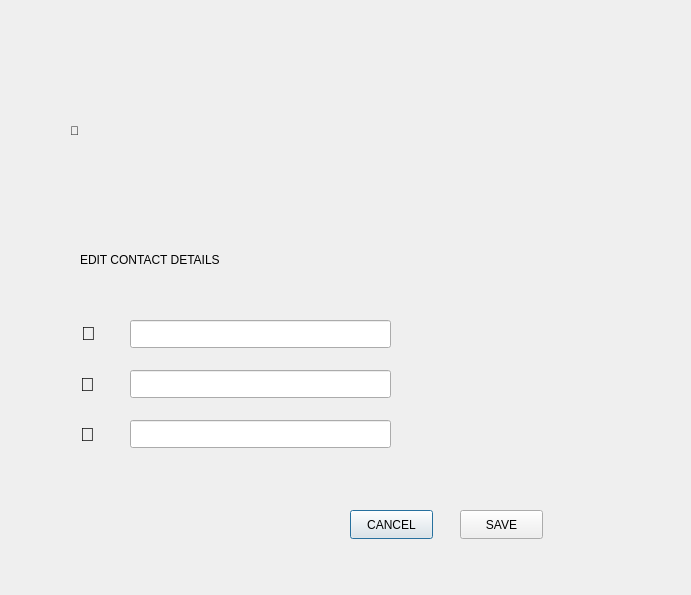
<?xml version="1.0" encoding="UTF-8"?>
<ui version="4.0">
 <class>edit</class>
 <widget class="QDialog" name="edit">
  <property name="geometry">
   <rect>
    <x>0</x>
    <y>0</y>
    <width>691</width>
    <height>595</height>
   </rect>
  </property>
  <property name="windowTitle">
   <string>Dialog</string>
  </property>
  <widget class="QPushButton" name="cancel">
   <property name="geometry">
    <rect>
     <x>350</x>
     <y>510</y>
     <width>83</width>
     <height>29</height>
    </rect>
   </property>
   <property name="text">
    <string>CANCEL</string>
   </property>
  </widget>
  <widget class="QLineEdit" name="lastName">
   <property name="geometry">
    <rect>
     <x>130</x>
     <y>320</y>
     <width>261</width>
     <height>28</height>
    </rect>
   </property>
  </widget>
  <widget class="QLabel" name="emj2">
   <property name="geometry">
    <rect>
     <x>80</x>
     <y>370</y>
     <width>41</width>
     <height>28</height>
    </rect>
   </property>
   <property name="font">
    <font>
     <pointsize>14</pointsize>
    </font>
   </property>
   <property name="text">
    <string>📧</string>
   </property>
  </widget>
  <widget class="QLabel" name="DETAILS">
   <property name="geometry">
    <rect>
     <x>80</x>
     <y>250</y>
     <width>171</width>
     <height>20</height>
    </rect>
   </property>
   <property name="styleSheet">
    <string notr="true">font: 600 11pt &quot;Segoe UI Semibold&quot; ;</string>
   </property>
   <property name="text">
    <string>EDIT CONTACT DETAILS</string>
   </property>
  </widget>
  <widget class="QLineEdit" name="company">
   <property name="geometry">
    <rect>
     <x>130</x>
     <y>420</y>
     <width>261</width>
     <height>28</height>
    </rect>
   </property>
  </widget>
  <widget class="QLabel" name="phnNoLabel">
   <property name="geometry">
    <rect>
     <x>250</x>
     <y>150</y>
     <width>141</width>
     <height>41</height>
    </rect>
   </property>
   <property name="styleSheet">
    <string notr="true">font: 700 12pt &quot;Segoe UI&quot;;</string>
   </property>
   <property name="text">
    <string/>
   </property>
  </widget>
  <widget class="QLabel" name="image">
   <property name="geometry">
    <rect>
     <x>70</x>
     <y>60</y>
     <width>151</width>
     <height>141</height>
    </rect>
   </property>
   <property name="styleSheet">
    <string notr="true">font: 72pt &quot;Segoe UI&quot;;</string>
   </property>
   <property name="text">
    <string>👤 </string>
   </property>
   <property name="textFormat">
    <enum>Qt::PlainText</enum>
   </property>
  </widget>
  <widget class="QLabel" name="emj3">
   <property name="geometry">
    <rect>
     <x>80</x>
     <y>420</y>
     <width>41</width>
     <height>28</height>
    </rect>
   </property>
   <property name="font">
    <font>
     <pointsize>14</pointsize>
    </font>
   </property>
   <property name="text">
    <string>🏢 </string>
   </property>
  </widget>
  <widget class="QLabel" name="nameLabel">
   <property name="geometry">
    <rect>
     <x>250</x>
     <y>100</y>
     <width>141</width>
     <height>41</height>
    </rect>
   </property>
   <property name="styleSheet">
    <string notr="true">font: 700 12pt &quot;Segoe UI&quot;;</string>
   </property>
   <property name="text">
    <string/>
   </property>
  </widget>
  <widget class="QLineEdit" name="email">
   <property name="geometry">
    <rect>
     <x>130</x>
     <y>370</y>
     <width>261</width>
     <height>28</height>
    </rect>
   </property>
  </widget>
  <widget class="QPushButton" name="save">
   <property name="geometry">
    <rect>
     <x>460</x>
     <y>510</y>
     <width>83</width>
     <height>29</height>
    </rect>
   </property>
   <property name="text">
    <string>SAVE</string>
   </property>
  </widget>
  <widget class="QLabel" name="emj1">
   <property name="geometry">
    <rect>
     <x>81</x>
     <y>319</y>
     <width>41</width>
     <height>29</height>
    </rect>
   </property>
   <property name="font">
    <font>
     <pointsize>14</pointsize>
    </font>
   </property>
   <property name="text">
    <string>👤</string>
   </property>
  </widget>
 </widget>
 <resources/>
 <connections/>
</ui>
